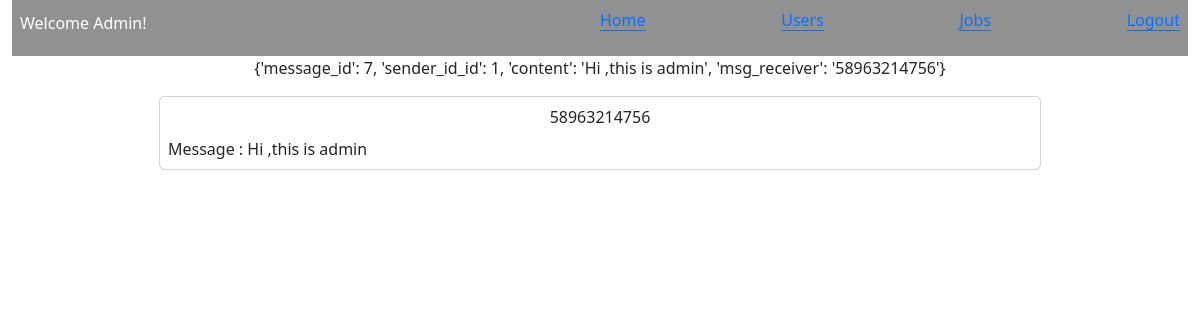
/viewchat/ (signed in), run on an earlier commit of the app's database.
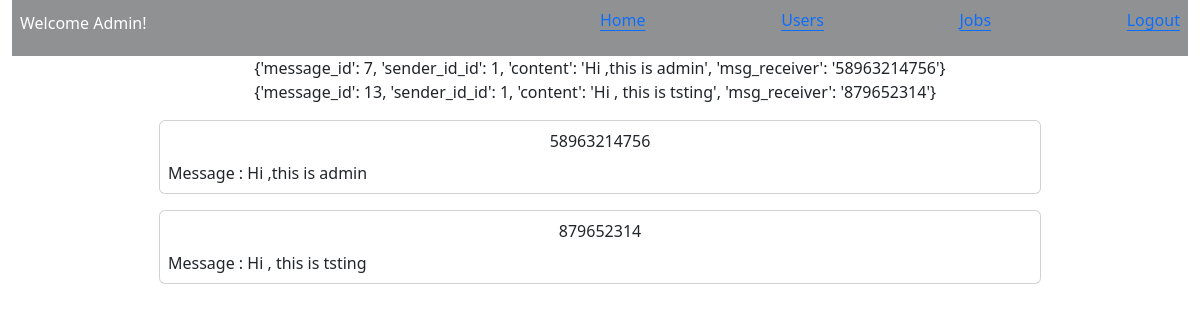
And on a later commit of the database.
### business/models.py (models this page shows, shortened)
class Chat(models.Model):
    message_id = models.AutoField(primary_key=True)
    sender_id = models.ForeignKey(User, on_delete=models.CASCADE)
    content = models.TextField(max_length=255)
    msg_receiver = models.CharField(max_length=60)

### business/views.py (the view)
# urls.py: path('viewchat/', display_chat, name="viewchat"),
@login_required
def display_chat(request):
    chat = Chat.objects.filter(sender_id=request.user).values()
    return render(request, "displaychat.html", {"messages": chat})

### business/templates/displaychat.html (shortened to what this page needs)
{% extends "base.html" %}
{% block name %}
    Welcome {{ user.username}}!
{% endblock  %}
{% block addbutton %}
    {% if request.user.is_admin %}
    <p class="link-light link-offset-2 link-underline-opacity-25 link-underline-opacity-100-hover">
        <a href="{% url 'viewuser' %}">Users</a>
    </p>
    {% endif %}
{% endblock  %}
{% block content %}
    <div class="w-sm-75 w-75">
        {% for message in messages %}
        <div class="card mt-3 p-2">
            <p class="card-title text-center">{{ message.msg_receiver }}</p>
            <p class="card-text"><bold class="text-underline">Message : </bold>{{ message.content }}</p>
        </div>
        {% endfor %}
    </div>
{% endblock  %}

### business/templates/base.html (shortened to what this page needs)
<!DOCTYPE HTML>
<html lang="en">
    <head>
        <link href="https://cdn.jsdelivr.net/npm/bootstrap@5.3.0/dist/css/bootstrap.min.css" rel="stylesheet">
    </head>
    <body class="container-fluid m-0">
        {% load bootstrap5 %}
        <nav class="d-flex flex-row justify-content-between align-items-center bg-dark p-2 bg-opacity-50 text-white text-center w-auto">
            <h6 class="navbar-brand align-sm-self-flex-start">{% block name %}{% endblock %}</h6>
            <div class="d-flex flex-column flex-sm-column flex-md-row justify-content-between align-items-center w-50">
                <p class="link-light link-offset-2 link-underline-opacity-25 link-underline-opacity-100-hover"><a href="{% url 'profile' %}">Home</a></p>
                {% block addbutton %}{% endblock  %}
                <p class="link-light link-offset-2 link-underline-opacity-25 link-underline-opacity-100-hover"><a href="{% url 'jobs' %}">Jobs</a></p>
                <p class="link-light link-offset-2 link-underline-opacity-25 link-underline-opacity-100-hover"><a href="{% url 'logout' %}">Logout</a></p>
            </div>
        </nav>
        <main class="d-flex flex-column justify-content-center align-items-center w-90">
            {% if messages %}
            <div id="messageContainers" class="w-auto">
                {% for message in messages %}
                    <div {% if message.tags %}class="alert alert-{{message.tags}}"{% endif %} role="alert">{{ message }}</div>
                {% endfor %}
            </div>
            {% endif %}
            {% block content %}
            {% endblock %}
        </main>
    </body>
</html>

What changed in the data, as far as the page shows it:
added Chat: message "{'message_id': 13, 'sender_id_id': 1, 'content': 'Hi , this is tsting', 'msg_receiver': '879652314'}", msg_receiver "879652314", content "Hi , this is tsting"
